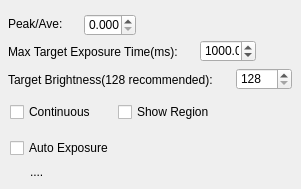
    <widget class="QWidget" name="tab">
     <attribute name="title">
      <string>Auto Exposure</string>
     </attribute>
     <widget class="QDoubleSpinBox" name="PeakAveSpinBox">
      <property name="geometry">
       <rect>
        <x>84</x>
        <y>14</y>
        <width>52</width>
        <height>22</height>
       </rect>
      </property>
      <property name="decimals">
       <number>3</number>
      </property>
      <property name="maximum">
       <double>5.000000000000000</double>
      </property>
     </widget>
     <widget class="QLabel" name="label_29">
      <property name="geometry">
       <rect>
        <x>8</x>
        <y>16</y>
        <width>69</width>
        <height>16</height>
       </rect>
      </property>
      <property name="layoutDirection">
       <enum>Qt::LeftToRight</enum>
      </property>
      <property name="text">
       <string>Peak/Ave:</string>
      </property>
      <property name="alignment">
       <set>Qt::AlignLeading|Qt::AlignLeft|Qt::AlignVCenter</set>
      </property>
     </widget>
     <widget class="QLabel" name="label_30">
      <property name="geometry">
       <rect>
        <x>8</x>
        <y>44</y>
        <width>185</width>
        <height>16</height>
       </rect>
      </property>
      <property name="layoutDirection">
       <enum>Qt::LeftToRight</enum>
      </property>
      <property name="text">
       <string>Max Target Exposure Time(ms):</string>
      </property>
      <property name="alignment">
       <set>Qt::AlignLeading|Qt::AlignLeft|Qt::AlignVCenter</set>
      </property>
     </widget>
     <widget class="QDoubleSpinBox" name="MaxAEDoubleSpinBox">
      <property name="geometry">
       <rect>
        <x>200</x>
        <y>40</y>
        <width>56</width>
        <height>22</height>
       </rect>
      </property>
      <property name="minimum">
       <double>1.000000000000000</double>
      </property>
      <property name="maximum">
       <double>10000.000000000000000</double>
      </property>
      <property name="value">
       <double>1000.000000000000000</double>
      </property>
     </widget>
     <widget class="QSpinBox" name="TargetBrightnessSpinBox">
      <property name="geometry">
       <rect>
        <x>236</x>
        <y>68</y>
        <width>56</width>
        <height>22</height>
       </rect>
      </property>
      <property name="minimum">
       <number>128</number>
      </property>
      <property name="maximum">
       <number>255</number>
      </property>
     </widget>
     <widget class="QLabel" name="label_31">
      <property name="geometry">
       <rect>
        <x>8</x>
        <y>72</y>
        <width>221</width>
        <height>16</height>
       </rect>
      </property>
      <property name="layoutDirection">
       <enum>Qt::LeftToRight</enum>
      </property>
      <property name="text">
       <string>Target Brightness(128 recommended):</string>
      </property>
      <property name="alignment">
       <set>Qt::AlignLeading|Qt::AlignLeft|Qt::AlignVCenter</set>
      </property>
     </widget>
     <widget class="QCheckBox" name="ContinuousAECheckBox">
      <property name="geometry">
       <rect>
        <x>10</x>
        <y>102</y>
        <width>97</width>
        <height>20</height>
       </rect>
      </property>
      <property name="text">
       <string>Continuous</string>
      </property>
     </widget>
     <widget class="QCheckBox" name="ShowAERegionCheckBox">
      <property name="geometry">
       <rect>
        <x>118</x>
        <y>102</y>
        <width>97</width>
        <height>20</height>
       </rect>
      </property>
      <property name="text">
       <string>Show Region</string>
      </property>
     </widget>
     <widget class="QCheckBox" name="AutoExposureCheckBox">
      <property name="geometry">
       <rect>
        <x>10</x>
        <y>138</y>
        <width>109</width>
        <height>20</height>
       </rect>
      </property>
      <property name="text">
       <string>Auto Exposure</string>
      </property>
     </widget>
     <widget class="QLabel" name="AutoExposureStatusLabel">
      <property name="geometry">
       <rect>
        <x>30</x>
        <y>164</y>
        <width>221</width>
        <height>16</height>
       </rect>
      </property>
      <property name="layoutDirection">
       <enum>Qt::LeftToRight</enum>
      </property>
      <property name="text">
       <string>....</string>
      </property>
      <property name="alignment">
       <set>Qt::AlignLeading|Qt::AlignLeft|Qt::AlignVCenter</set>
      </property>
     </widget>
    </widget>
